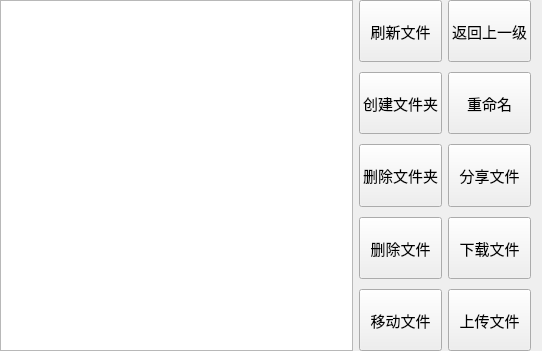
<?xml version="1.0" encoding="UTF-8"?>
<ui version="4.0">
 <class>File</class>
 <widget class="QWidget" name="File">
  <property name="geometry">
   <rect>
    <x>0</x>
    <y>0</y>
    <width>542</width>
    <height>351</height>
   </rect>
  </property>
  <property name="windowTitle">
   <string>Form</string>
  </property>
  <layout class="QHBoxLayout" name="horizontalLayout">
   <property name="leftMargin">
    <number>0</number>
   </property>
   <property name="topMargin">
    <number>0</number>
   </property>
   <property name="bottomMargin">
    <number>0</number>
   </property>
   <item>
    <widget class="QListWidget" name="listWidget"/>
   </item>
   <item>
    <layout class="QGridLayout" name="gridLayout">
     <property name="verticalSpacing">
      <number>10</number>
     </property>
     <item row="0" column="0">
      <widget class="QPushButton" name="flushFile_PB">
       <property name="sizePolicy">
        <sizepolicy hsizetype="Minimum" vsizetype="Expanding">
         <horstretch>0</horstretch>
         <verstretch>0</verstretch>
        </sizepolicy>
       </property>
       <property name="font">
        <font>
         <family>Agency FB</family>
         <pointsize>11</pointsize>
        </font>
       </property>
       <property name="text">
        <string>刷新文件</string>
       </property>
      </widget>
     </item>
     <item row="0" column="1">
      <widget class="QPushButton" name="return_PB">
       <property name="sizePolicy">
        <sizepolicy hsizetype="Minimum" vsizetype="Expanding">
         <horstretch>0</horstretch>
         <verstretch>0</verstretch>
        </sizepolicy>
       </property>
       <property name="font">
        <font>
         <family>Agency FB</family>
         <pointsize>11</pointsize>
        </font>
       </property>
       <property name="text">
        <string>返回上一级</string>
       </property>
      </widget>
     </item>
     <item row="1" column="0">
      <widget class="QPushButton" name="mkDir_PB">
       <property name="sizePolicy">
        <sizepolicy hsizetype="Minimum" vsizetype="Expanding">
         <horstretch>0</horstretch>
         <verstretch>0</verstretch>
        </sizepolicy>
       </property>
       <property name="font">
        <font>
         <family>Agency FB</family>
         <pointsize>11</pointsize>
        </font>
       </property>
       <property name="text">
        <string>创建文件夹</string>
       </property>
      </widget>
     </item>
     <item row="1" column="1">
      <widget class="QPushButton" name="renameFile_PB">
       <property name="sizePolicy">
        <sizepolicy hsizetype="Minimum" vsizetype="Expanding">
         <horstretch>0</horstretch>
         <verstretch>0</verstretch>
        </sizepolicy>
       </property>
       <property name="font">
        <font>
         <family>Agency FB</family>
         <pointsize>11</pointsize>
        </font>
       </property>
       <property name="text">
        <string>重命名</string>
       </property>
      </widget>
     </item>
     <item row="2" column="0">
      <widget class="QPushButton" name="delDir_PB">
       <property name="sizePolicy">
        <sizepolicy hsizetype="Minimum" vsizetype="Expanding">
         <horstretch>0</horstretch>
         <verstretch>0</verstretch>
        </sizepolicy>
       </property>
       <property name="font">
        <font>
         <family>Agency FB</family>
         <pointsize>11</pointsize>
        </font>
       </property>
       <property name="text">
        <string>删除文件夹</string>
       </property>
      </widget>
     </item>
     <item row="2" column="1">
      <widget class="QPushButton" name="shareFile_PB">
       <property name="sizePolicy">
        <sizepolicy hsizetype="Minimum" vsizetype="Expanding">
         <horstretch>0</horstretch>
         <verstretch>0</verstretch>
        </sizepolicy>
       </property>
       <property name="font">
        <font>
         <family>Agency FB</family>
         <pointsize>11</pointsize>
        </font>
       </property>
       <property name="text">
        <string>分享文件</string>
       </property>
      </widget>
     </item>
     <item row="3" column="0">
      <widget class="QPushButton" name="delFile_PB">
       <property name="sizePolicy">
        <sizepolicy hsizetype="Minimum" vsizetype="Expanding">
         <horstretch>0</horstretch>
         <verstretch>0</verstretch>
        </sizepolicy>
       </property>
       <property name="font">
        <font>
         <family>Agency FB</family>
         <pointsize>11</pointsize>
        </font>
       </property>
       <property name="text">
        <string>删除文件</string>
       </property>
      </widget>
     </item>
     <item row="3" column="1">
      <widget class="QPushButton" name="downloadFile_PB">
       <property name="sizePolicy">
        <sizepolicy hsizetype="Minimum" vsizetype="Expanding">
         <horstretch>0</horstretch>
         <verstretch>0</verstretch>
        </sizepolicy>
       </property>
       <property name="font">
        <font>
         <family>Agency FB</family>
         <pointsize>11</pointsize>
        </font>
       </property>
       <property name="text">
        <string>下载文件</string>
       </property>
      </widget>
     </item>
     <item row="4" column="0">
      <widget class="QPushButton" name="mvFile_PB">
       <property name="sizePolicy">
        <sizepolicy hsizetype="Minimum" vsizetype="Expanding">
         <horstretch>0</horstretch>
         <verstretch>0</verstretch>
        </sizepolicy>
       </property>
       <property name="font">
        <font>
         <family>Agency FB</family>
         <pointsize>11</pointsize>
        </font>
       </property>
       <property name="text">
        <string>移动文件</string>
       </property>
      </widget>
     </item>
     <item row="4" column="1">
      <widget class="QPushButton" name="uploadFile_PB">
       <property name="sizePolicy">
        <sizepolicy hsizetype="Minimum" vsizetype="Expanding">
         <horstretch>0</horstretch>
         <verstretch>0</verstretch>
        </sizepolicy>
       </property>
       <property name="font">
        <font>
         <family>Agency FB</family>
         <pointsize>11</pointsize>
        </font>
       </property>
       <property name="text">
        <string>上传文件</string>
       </property>
      </widget>
     </item>
    </layout>
   </item>
  </layout>
 </widget>
 <resources/>
 <connections/>
</ui>
